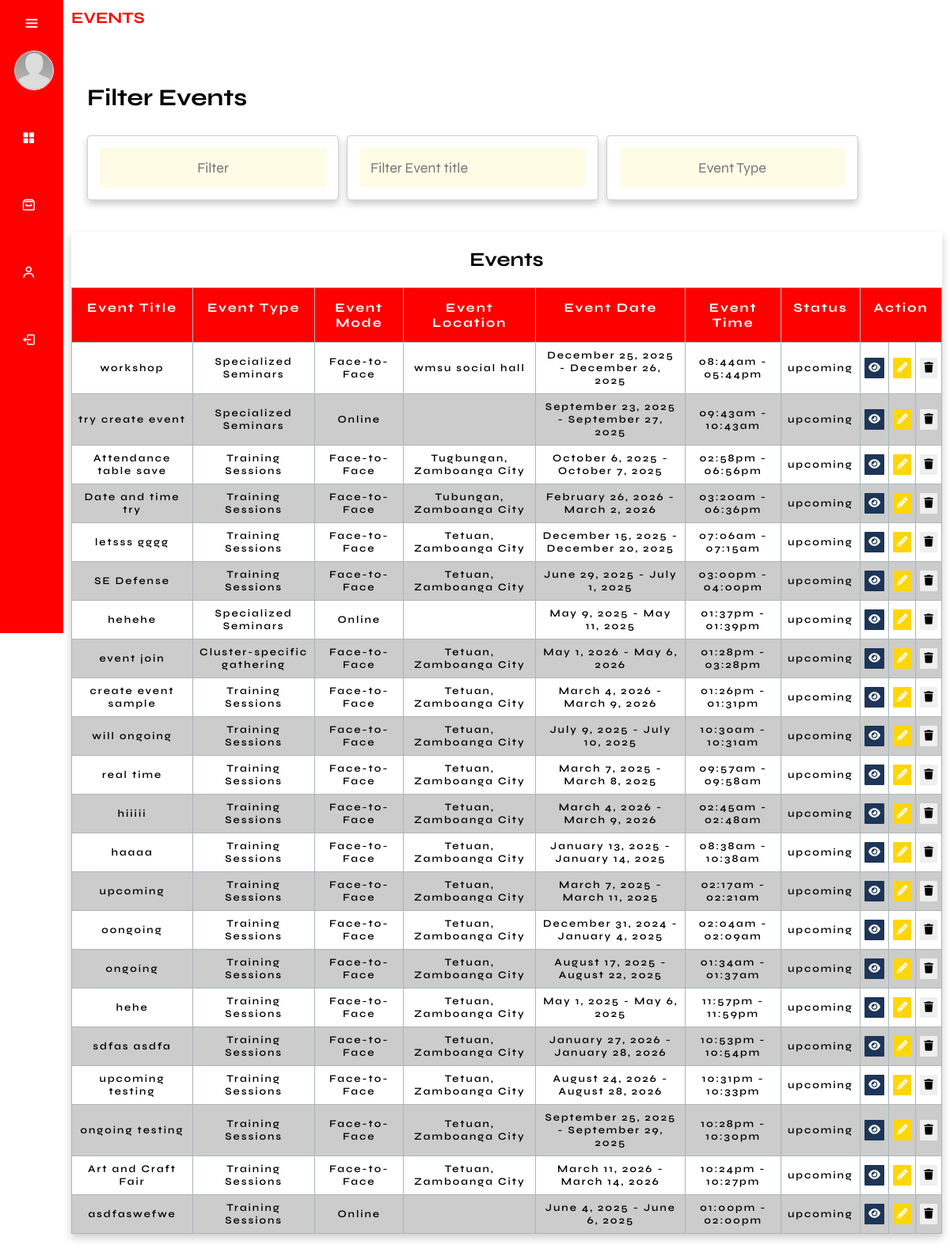
Page /admin/landingPage.php on the earlier database version.
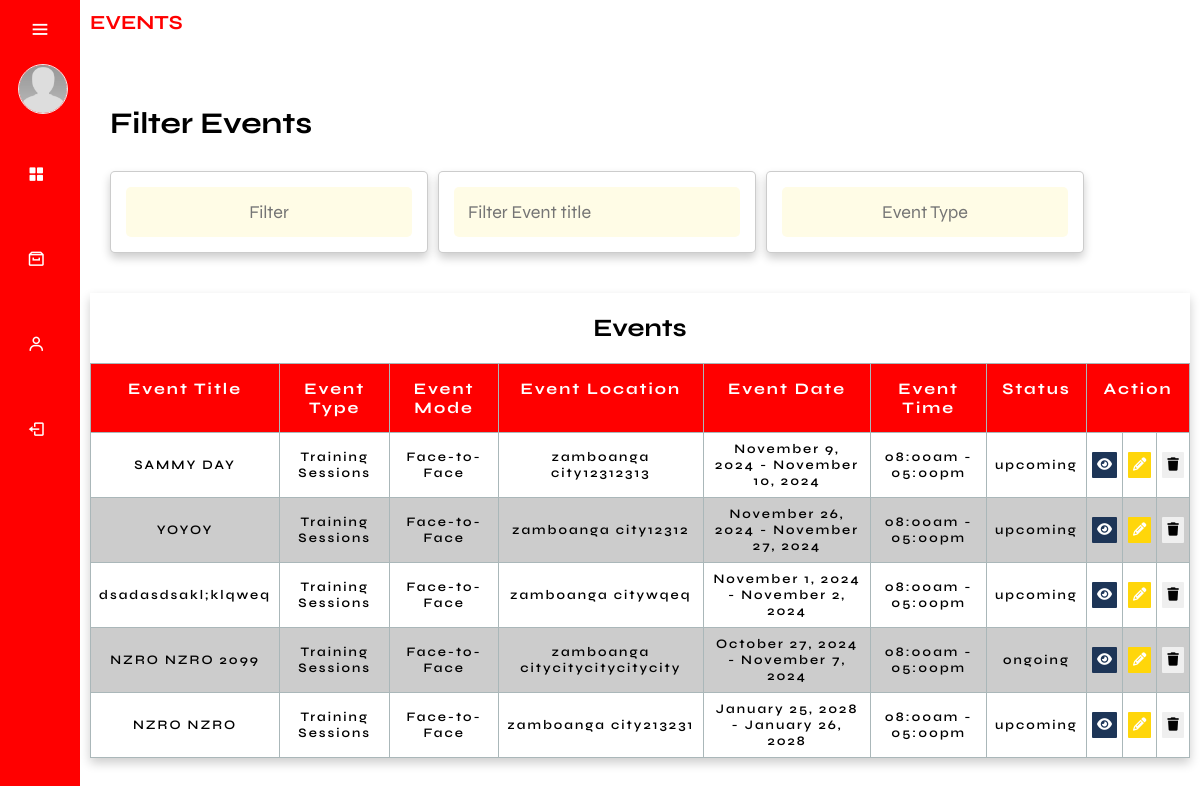
Same page on the later database version.
### tables this page shows
CREATE TABLE `events` (
  `event_id` int(11) NOT NULL,
  `event_title` varchar(255) NOT NULL,
  `event_description` text DEFAULT NULL,
  `event_type` varchar(50) NOT NULL,
  `event_mode` varchar(50) NOT NULL,
  `event_photo_path` varchar(255) DEFAULT NULL,
  `location` varchar(255) NOT NULL,
  `date_start` date NOT NULL,
  `date_end` date NOT NULL,
  `time_start` time NOT NULL,
  `time_end` time NOT NULL,
  `date_created` timestamp NOT NULL DEFAULT current_timestamp(),
  `event_link` text DEFAULT NULL,
  `cancelReason` text NOT NULL,
  `event_cancel` varchar(255) NOT NULL,
  `participant_limit` int(11) NOT NULL
);

### function/F.getEventTbl.php (the view, shortened to what this page needs)
<?php
require_once('../db.connection/connection.php');
$sql = "SELECT *, IF(event_cancel IS NULL OR event_cancel = '', '', event_cancel) AS event_status FROM Events WHERE NOW() < CONCAT(date_end, ' ', time_end) ORDER BY date_created DESC";
$result = mysqli_query($conn, $sql);
while ($row = mysqli_fetch_assoc($result)) {
    $eventTitle = $row['event_title'];
    $eventLocation = $row['location'];
    $eventDateStart = date('F j, Y', strtotime($row['date_start']));
    $eventDateEnd = date('F j, Y', strtotime($row['date_end']));
    $eventTimeStart = date('h:ia', strtotime($row['time_start']));
    $eventTimeEnd = date('h:ia', strtotime($row['time_end']));
    $eventMode = $row['event_mode'];
    $eventType = $row['event_type'];
    $eventId = $row['event_id'];
    $eventStatus = $row['event_status'];
    $eventTimeZone = new DateTimeZone('Asia/Manila');
    $currentDateTime = new DateTime('now', $eventTimeZone);
    $eventStartDateTime = new DateTime($row['date_start'] . ' ' . $row['time_start'], $eventTimeZone);
    $eventEndDateTime = new DateTime($row['date_end'] . ' ' . $row['time_end'], $eventTimeZone);
    if ($eventStatus === '') {
        if ($currentDateTime >= $eventStartDateTime && $currentDateTime <= $eventEndDateTime) {
            $eventStatus = 'ongoing';
        } elseif ($currentDateTime < $eventStartDateTime) {
            $eventStatus = 'upcoming';
        }
    }
    if ($eventStatus === 'upcoming' || $eventStatus === 'ongoing') {
        echo '<tr data-start-date="' . $row['date_start'] . '" data-end-date="' . $row['date_end'] . '">';
        ?>
        <td data-label="Event Title"><?php echo $eventTitle; ?></td>
        <td data-label="Event Type"><?php echo $eventType; ?></td>
        <td data-label="Event Mode"><?php echo $eventMode; ?></td>
        <td data-label="Event Location"><?php echo $eventLocation; ?></td>
        <td data-label="Event Date"><?php echo "$eventDateStart - $eventDateEnd"; ?></td>
        <td data-label="Event Time"><?php echo "$eventTimeStart - $eventTimeEnd"; ?></td>
        <td data-label="Status"><?php echo $eventStatus; ?></td>
        <td data-label="View Event" class="pad">
            <a href="view_event.php?event_id=<?php echo $row['event_id']; ?>">
                <button class="btn_view"><i class="fa-solid fa-eye"></i></button>
            </a>
        </td>
        <td data-label="Edit" class="pad">
            <a href="editEvent.php?event_id=<?php echo $eventId; ?>">
                <button class="btn_edit"><i class="fa fa-pencil"></i></button>
            </a>
        </td>
        <td data-label="Delete" class="pad">
            <button class="btn_delete" onclick="confirmDeleteEvent('<?php echo $eventId; ?>')">
                <i class="fa fa-trash"></i>
            </button>
        </td>
        <?php
        echo '</tr>';
    }
}
?>

Differences in the rows shown:
no longer on this page (row edited): events: event_title "workshop", event_type "Specialized Seminars", event_mode "Face-to-Face", location "wmsu social hall", date_start "December 25, 2025", date_end "December 26, 2025", time_start "08:44am", time_end "05:44pm", eventStatus "upcoming"
no longer on this page (row edited): events: event_title "try create event", event_type "Specialized Seminars", event_mode "Online", date_start "September 23, 2025", date_end "September 27, 2025", time_start "09:43am", time_end "10:43am", eventStatus "upcoming"
removed events: event_title "Attendance table save", event_type "Training Sessions", event_mode "Face-to-Face", location "Tugbungan, Zamboanga City", date_start "October 6, 2025", date_end "October 7, 2025", time_start "02:58pm", time_end "06:56pm", eventStatus "upcoming"
removed events: event_title "Date and time try", event_type "Training Sessions", event_mode "Face-to-Face", location "Tubungan, Zamboanga City", date_start "February 26, 2026", date_end "March 2, 2026", time_start "03:20am", time_end "06:36pm", eventStatus "upcoming"
removed events: event_title "letsss gggg", event_type "Training Sessions", event_mode "Face-to-Face", location "Tetuan, Zamboanga City", date_start "December 15, 2025", date_end "December 20, 2025", time_start "07:06am", time_end "07:15am", eventStatus "upcoming"
removed events: event_title "SE Defense", event_type "Training Sessions", event_mode "Face-to-Face", location "Tetuan, Zamboanga City", date_start "June 29, 2025", date_end "July 1, 2025", time_start "03:00pm", time_end "04:00pm", eventStatus "upcoming"
removed events: event_title "hehehe", event_type "Specialized Seminars", event_mode "Online", date_start "May 9, 2025", date_end "May 11, 2025", time_start "01:37pm", time_end "01:39pm", eventStatus "upcoming"
removed events: event_title "event join", event_type "Cluster-specific gathering", event_mode "Face-to-Face", location "Tetuan, Zamboanga City", date_start "May 1, 2026", date_end "May 6, 2026", time_start "01:28pm", time_end "03:28pm", eventStatus "upcoming"
removed events: event_title "create event sample", event_type "Training Sessions", event_mode "Face-to-Face", location "Tetuan, Zamboanga City", date_start "March 4, 2026", date_end "March 9, 2026", time_start "01:26pm", time_end "01:31pm", eventStatus "upcoming"
removed events: event_title "will ongoing", event_type "Training Sessions", event_mode "Face-to-Face", location "Tetuan, Zamboanga City", date_start "July 9, 2025", date_end "July 10, 2025", time_start "10:30am", time_end "10:31am", eventStatus "upcoming"
removed events: event_title "real time", event_type "Training Sessions", event_mode "Face-to-Face", location "Tetuan, Zamboanga City", date_start "March 7, 2025", date_end "March 8, 2025", time_start "09:57am", time_end "09:58am", eventStatus "upcoming"
removed events: event_title "hiiiii", event_type "Training Sessions", event_mode "Face-to-Face", location "Tetuan, Zamboanga City", date_start "March 4, 2026", date_end "March 9, 2026", time_start "02:45am", time_end "02:48am", eventStatus "upcoming"
removed events: event_title "haaaa", event_type "Training Sessions", event_mode "Face-to-Face", location "Tetuan, Zamboanga City", date_start "January 13, 2025", date_end "January 14, 2025", time_start "08:38am", time_end "10:38am", eventStatus "upcoming"
removed events: event_title "upcoming", event_type "Training Sessions", event_mode "Face-to-Face", location "Tetuan, Zamboanga City", date_start "March 7, 2025", date_end "March 11, 2025", time_start "02:17am", time_end "02:21am", eventStatus "upcoming"
removed events: event_title "oongoing", event_type "Training Sessions", event_mode "Face-to-Face", location "Tetuan, Zamboanga City", date_start "December 31, 2024", date_end "January 4, 2025", time_start "02:04am", time_end "02:09am", eventStatus "upcoming"
removed events: event_title "ongoing", event_type "Training Sessions", event_mode "Face-to-Face", location "Tetuan, Zamboanga City", date_start "August 17, 2025", date_end "August 22, 2025", time_start "01:34am", time_end "01:37am", eventStatus "upcoming"
removed events: event_title "hehe", event_type "Training Sessions", event_mode "Face-to-Face", location "Tetuan, Zamboanga City", date_start "May 1, 2025", date_end "May 6, 2025", time_start "11:57pm", time_end "11:59pm", eventStatus "upcoming"
removed events: event_title "sdfas asdfa", event_type "Training Sessions", event_mode "Face-to-Face", location "Tetuan, Zamboanga City", date_start "January 27, 2026", date_end "January 28, 2026", time_start "10:53pm", time_end "10:54pm", eventStatus "upcoming"
removed events: event_title "upcoming testing", event_type "Training Sessions", event_mode "Face-to-Face", location "Tetuan, Zamboanga City", date_start "August 24, 2026", date_end "August 28, 2026", time_start "10:31pm", time_end "10:33pm", eventStatus "upcoming"
removed events: event_title "ongoing testing", event_type "Training Sessions", event_mode "Face-to-Face", location "Tetuan, Zamboanga City", date_start "September 25, 2025", date_end "September 29, 2025", time_start "10:28pm", time_end "10:30pm", eventStatus "upcoming"
removed events: event_title "Art and Craft Fair", event_type "Training Sessions", event_mode "Face-to-Face", location "Tetuan, Zamboanga City", date_start "March 11, 2026", date_end "March 14, 2026", time_start "10:24pm", time_end "10:27pm", eventStatus "upcoming"
removed events: event_title "asdfaswefwe", event_type "Training Sessions", event_mode "Online", date_start "June 4, 2025", date_end "June 6, 2025", time_start "01:00pm", time_end "02:00pm", eventStatus "upcoming"
added events: event_title "SAMMY DAY", event_type "Training Sessions", event_mode "Face-to-Face", location "zamboanga city12312313", date_start "November 9, 2024", date_end "November 10, 2024", time_start "08:00am", time_end "05:00pm", eventStatus "upcoming"
added events: event_title "YOYOY", event_type "Training Sessions", event_mode "Face-to-Face", location "zamboanga city12312", date_start "November 26, 2024", date_end "November 27, 2024", time_start "08:00am", time_end "05:00pm", eventStatus "upcoming"
added events: event_title "dsadasdsakl;klqweq", event_type "Training Sessions", event_mode "Face-to-Face", location "zamboanga citywqeq", date_start "November 1, 2024", date_end "November 2, 2024", time_start "08:00am", time_end "05:00pm", eventStatus "upcoming"
added events: event_title "NZRO NZRO 2099", event_type "Training Sessions", event_mode "Face-to-Face", location "zamboanga citycitycitycitycity", date_start "October 27, 2024", date_end "November 7, 2024", time_start "08:00am", time_end "05:00pm", eventStatus "ongoing"
added events: event_title "NZRO NZRO", event_type "Training Sessions", event_mode "Face-to-Face", location "zamboanga city213231", date_start "January 25, 2028", date_end "January 26, 2028", time_start "08:00am", time_end "05:00pm", eventStatus "upcoming"
